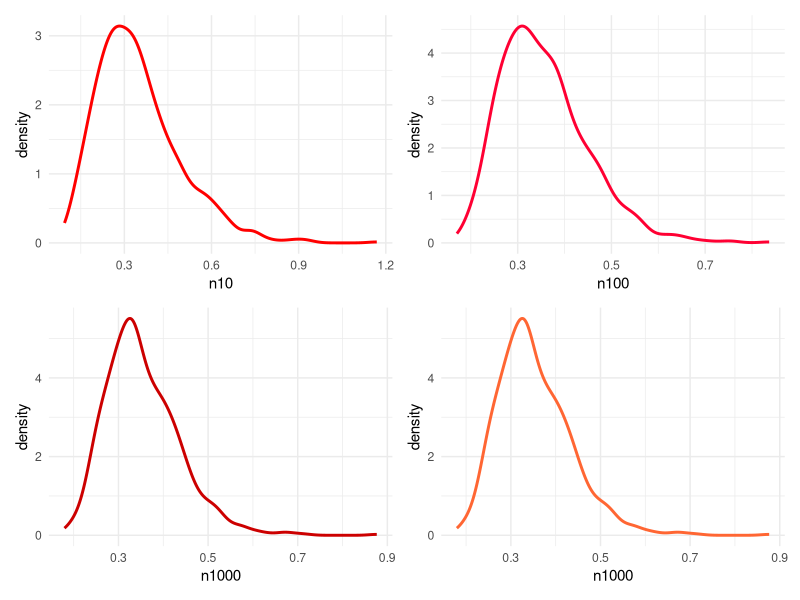
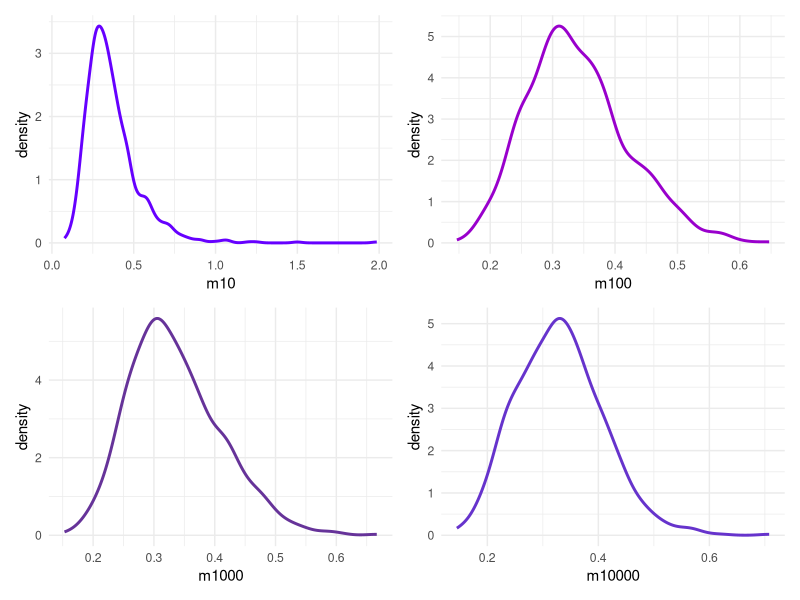
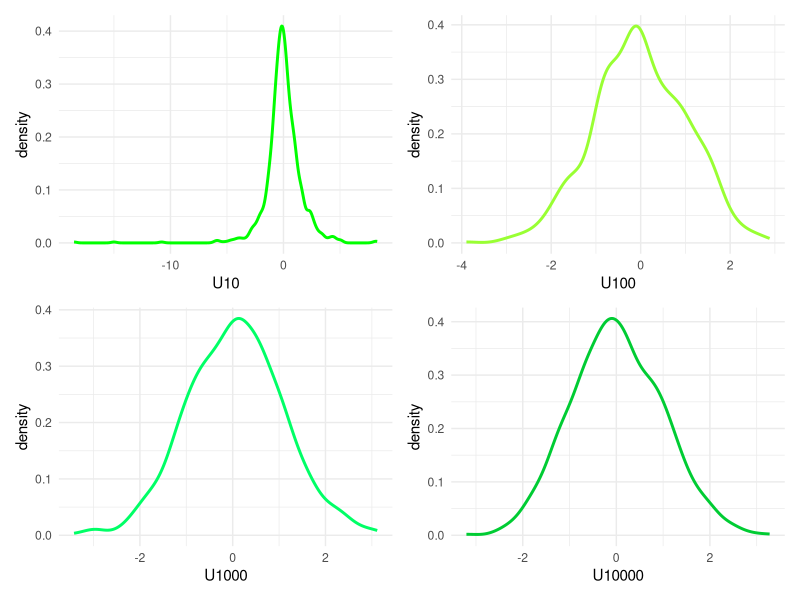

These charts were generated, in order, by the following R code: (Note: this script raises an error after producing the figures.)
## ---- chunk 1
library(dplyr)
library(ggplot2)
library(patchwork)
set.seed(1)
## ---- chunk 2
#Definimos nuestras lambdas
lambda1 <- 5
lambda2 <- 15

simulaciones <- function(n,m){
  X<-rexp(n, rate = 1/lambda1)
  Y<-rexp(m, rate = 1/lambda2)
  PromX <- mean(X)
  PromY <- mean(Y)
  resultado <- PromX/PromY
  return(resultado)
}

n10 <- replicate(1000, simulaciones(10,20))
df_simuls_n10 <- data.frame(simulaciones = n10)
densidadn10 <- df_simuls_n10 %>% ggplot() +
  geom_density(aes(x = n10), color = "#FF0000", size = 1) +
  theme_minimal()

n100 <- replicate(1000, simulaciones(100,20))
df_simuls_n100 <- data.frame(simulaciones = n100)
densidadn100 <- df_simuls_n100 %>% ggplot() +
  geom_density(aes(x = n100), color = "#FF0033", size = 1) +
  theme_minimal()

n1000 <- replicate(1000, simulaciones(1000,20))
df_simuls_n1000 <- data.frame(simulaciones = n1000)
densidadn1000 <- df_simuls_n1000 %>% ggplot() +
  geom_density(aes(x = n1000), color = "#CC0000", size = 1) +
  theme_minimal()

n10000 <- replicate(1000, simulaciones(1000,20))
df_simuls_n10000 <- data.frame(simulaciones = n1000)
densidadn10000 <- df_simuls_n1000 %>% ggplot() +
  geom_density(aes(x = n1000), color = "#FF6633", size = 1) +
  theme_minimal()

(densidadn10 | densidadn100) / (densidadn1000 | densidadn10000)
## ---- chunk 3
m10 <- replicate(1000, simulaciones(20,10))
df_simuls_m10 <- data.frame(simulaciones = m10)
densidadm10 <- df_simuls_m10 %>% ggplot() +
  geom_density(aes(x = m10), color = "#6600FF", size = 1) +
  theme_minimal()

m100 <- replicate(1000, simulaciones(20,100))
df_simuls_m100 <- data.frame(simulaciones = m100)
densidadm100 <- df_simuls_m100 %>% ggplot() +
  geom_density(aes(x = m100), color = "#9900CC", size = 1) +
  theme_minimal()

m1000 <- replicate(1000, simulaciones(20,1000))
df_simuls_m1000 <- data.frame(simulaciones = m1000)
densidadm1000 <- df_simuls_m1000 %>% ggplot() +
  geom_density(aes(x = m1000), color = "#663399", size = 1) +
  theme_minimal()

m10000 <- replicate(1000, simulaciones(20,1000))
df_simuls_m10000 <- data.frame(simulaciones = m10000)
densidadm10000 <- df_simuls_m10000 %>% ggplot() +
  geom_density(aes(x = m10000), color = "#6633CC", size = 1) +
  theme_minimal()

(densidadm10 | densidadm100) / (densidadm1000 | densidadm10000)
## ---- chunk 4
simulacionesU <- function(n){
  X <- sum(rnorm(n, mean = 0, sd = 1))
  Y <- sum(rnorm(n, mean = 0, sd = 1)^2)
  U <- (sqrt(n)*X)/Y
  return(U)
}
U10 <- replicate(1000, simulacionesU(10))
U100 <- replicate(1000, simulacionesU(100))
U1000 <- replicate(1000, simulacionesU(1000))
U10000 <- replicate(1000, simulacionesU(10000))

df_simuls_U10 <- data.frame(simulaciones = U10)
densidadU10 <- df_simuls_U10 %>% ggplot() +
  geom_density(aes(x = U10), color = "#00FF00", size = 1) +
  theme_minimal()

df_simuls_U100 <- data.frame(simulaciones = U100)
densidadU100 <- df_simuls_U100 %>% ggplot() +
  geom_density(aes(x = U100), color = "#99FF33", size = 1) +
  theme_minimal()

df_simuls_U1000 <- data.frame(simulaciones = U1000)
densidadU1000 <- df_simuls_U10 %>% ggplot() +
  geom_density(aes(x = U1000), color = "#00FF66", size = 1) +
  theme_minimal()

df_simuls_U10000 <- data.frame(simulaciones = U10000)
densidadU10000 <- df_simuls_U10000 %>% ggplot() +
  geom_density(aes(x = U10000), color = "#00CC33", size = 1) +
  theme_minimal()

(densidadU10 | densidadU100) / (densidadU1000 | densidadU10000)
## ---- chunk 5
a <- 0
b <- 5
esp <- (a + b)/2
var <- ((b-a)**2)/12
## n = 10
n10 <- 10
simulaciones <- replicate(n, {
  U <- max(runif(n10, min = a, max = b)) - 5
  (U - esp) / sqrt(var/n)
})
df_simuls <- data.frame(simulaciones = simulaciones)
densidad3_1 <- df_simuls %>% ggplot() +
  geom_density(aes(x = simulaciones), color = "#00CCCC", size = 1) +
  theme_minimal()

## n = 100
n10 <- 100
simulaciones <- replicate(n, {
  U <- max(runif(n100, min = a, max = b)) - 5
  (U - esp) / sqrt(var/n)
})
df_simuls <- data.frame(simulaciones = simulaciones)
densidad3_2 <- df_simuls %>% ggplot() +
  geom_density(aes(x = simulaciones), color = "#33CC99", size = 1) +
  theme_minimal()

## n = 1000
n10 <- 1000
simulaciones <- replicate(n, {
  U <- max(runif(n1000, min = a, max = b)) - 5
  (U - esp) / sqrt(var/n)
})
df_simuls <- data.frame(simulaciones = simulaciones)
densidad3_3 <- df_simuls %>% ggplot() +
  geom_density(aes(x = simulaciones), color = "#009999", size = 1) +
  theme_minimal()

## n = 10000
n10 <- 10000
simulaciones <- replicate(n, {
  U <- max(runif(n10000, min = a, max = b)) - 5
  (U - esp) / sqrt(var/n)
})
df_simuls <- data.frame(simulaciones = simulaciones)
densidad3_4 <- df_simuls %>% ggplot() +
  geom_density(aes(x = simulaciones), color = "#669999", size = 1) +
  theme_minimal()

(densidad3_1 | densidad3_2) / (densidad3_3 | densidad3_4)
## ---- chunk 6
caras <- 1:6
num_dados <- 3
### n = 100
n = 100
num_sim <- n
vector_simuls <- c()
for(i in 1:num_sim){
  simulacion <- sample(x = caras, size = num_dados, replace = TRUE)
  valor_simulacion <- sum(simulacion)
  vector_simuls <- c(vector_simuls,valor_simulacion)
}
df <- data.frame(suma = vector_simuls)
head(df)
grafica4_1 <- df %>% ggplot() +
  geom_histogram(aes(x = suma,
                     y=..count../sum(..count..)),linewidth=1, fill = "#99CCFF") +
  ggtitle("Densidad de la suma n=100") +
  ylab("f") + xlab("Suma") + theme_light()
### n = 1000
n = 1000
num_sim <- n
vector_simuls <- c()
for(i in 1:num_sim){
  simulacion <- sample(x = caras, size = num_dados, replace = TRUE)
  valor_simulacion <- sum(simulacion)
  vector_simuls <- c(vector_simuls,valor_simulacion)
}
df <- data.frame(suma = vector_simuls)
head(df)
grafica4_2 <- df %>% ggplot() +
  geom_histogram(aes(x = suma,
                     y=..count../sum(..count..)),linewidth=1, fill = "#33CC99") +
  ggtitle("Densidad de la suma n=1000") +
  ylab("f") + xlab("Suma") + theme_light()
### n = 10000
n = 10000
num_sim <- n
vector_simuls <- c()
for(i in 1:num_sim){
  simulacion <- sample(x = caras, size = num_dados, replace = TRUE)
  valor_simulacion <- sum(simulacion)
  vector_simuls <- c(vector_simuls,valor_simulacion)
}
df <- data.frame(suma = vector_simuls)
head(df)
grafica4_3 <- df %>% ggplot() +
  geom_histogram(aes(x = suma,
                     y=..count../sum(..count..)),linewidth=1, fill = "#FFCC00") +
  ggtitle("Densidad de la suma n=100000") +
  ylab("f") + xlab("Suma") + theme_light()
### n = 100000
n = 100000
num_sim <- n
vector_simuls <- c()
for(i in 1:num_sim){
  simulacion <- sample(x = caras, size = num_dados, replace = TRUE)
  valor_simulacion <- sum(simulacion)
  vector_simuls <- c(vector_simuls,valor_simulacion)
}
df <- data.frame(suma = vector_simuls)
head(df)
grafica4_4 <- df %>% ggplot() +
  geom_histogram(aes(x = suma,
                     y=..count../sum(..count..)),linewidth=1, fill = "#FF0033") +
  ggtitle("Densidad de la suma n=10000") +
  ylab("f") + xlab("Suma") + theme_light()
## ---- chunk 7
(grafica4_1 | grafica4_2) / (grafica4_3 | grafica4_4)
## ---- chunk 8
simuls_satisfacen <- vector_simuls <= 3
str(simuls_satisfacen)
i <- 10
vector_simuls[1:i]
satisfacen <- simuls_satisfacen[1:i]
satisfacen
proba_estimada <- sum(satisfacen)/length(satisfacen)
proba_estimada
probabilidades_estimadas <- c()
for(i in 10:length(simuls_satisfacen)){
  satisfacen <- simuls_satisfacen[1:i]
  proba_estimada <- sum(satisfacen)/length(satisfacen)
  probabilidades_estimadas <- c(probabilidades_estimadas, proba_estimada)
}
df_probas <- data.frame(n = 10:length(simuls_satisfacen),
                        probabilidades = probabilidades_estimadas)
df_probas %>% tail()
df_probas %>% ggplot() +
  geom_line(color = '#CC6600',aes(x = n, y = probabilidades)) +
  theme_light()
## ---- chunk 9
bolas <- 1:7
num_bolas <- 2
### n = 100
n = 100
num_sim <- n
vector_simuls <- c()
for(i in 1:num_sim){
  simulacion <- sample(x = bolas, size = num_bolas, replace = FALSE)
  valor_simulacion <- sum(simulacion)
  vector_simuls <- c(vector_simuls,valor_simulacion)
}
df <- data.frame(suma = vector_simuls)
head(df)
grafica5_1 <- df %>% ggplot() +
  geom_histogram(aes(x = suma,
                     y=..count../sum(..count..)),linewidth=1, fill = "#FF99FF") +
  ggtitle("Densidad de la suma n=100") +
  ylab("f") + xlab("Suma") + theme_light()
### n = 1000
n = 1000
num_sim <- n
vector_simuls <- c()
for(i in 1:num_sim){
  simulacion <- sample(x = caras, size = num_dados, replace = FALSE)
  valor_simulacion <- sum(simulacion)
  vector_simuls <- c(vector_simuls,valor_simulacion)
}
df <- data.frame(suma = vector_simuls)
head(df)
grafica5_2 <- df %>% ggplot() +
  geom_histogram(aes(x = suma,
                     y=..count../sum(..count..)),linewidth=1, fill = "#FF66FF") +
  ggtitle("Densidad del producto n=1000") +
  ylab("f") + xlab("producto") + theme_light()
### n = 10000
n = 10000
num_sim <- n
vector_simuls <- c()
for(i in 1:num_sim){
  simulacion <- sample(x = caras, size = num_dados, replace = FALSE)
  valor_simulacion <- sum(simulacion)
  vector_simuls <- c(vector_simuls,valor_simulacion)
}
df <- data.frame(suma = vector_simuls)
head(df)
grafica5_3 <- df %>% ggplot() +
  geom_histogram(aes(x = suma,
                     y=..count../sum(..count..)),linewidth=1, fill = "#CC3399") +
  ggtitle("Densidad de la suma n=10000") +
  ylab("f") + xlab("Suma") + theme_light()
### n = 100000
n = 100000
num_sim <- n
vector_simuls <- c()
for(i in 1:num_sim){
  simulacion <- sample(x = caras, size = num_dados, replace = FALSE)
  valor_simulacion <- sum(simulacion)
  vector_simuls <- c(vector_simuls,valor_simulacion)
}
df <- data.frame(suma = vector_simuls)
head(df)
grafica5_4 <- df %>% ggplot() +
  geom_histogram(aes(x = suma,
                     y=..count../sum(..count..)),linewidth=1, fill = "#660066") +
  ggtitle("Densidad de la suma n=100000") +
  ylab("f") + xlab("Suma") + theme_light()
## ---- chunk 10
(grafica5_1 | grafica5_2) / (grafica5_3 | grafica5_4)
## ---- chunk 11
simuls_satisfacen <- vector_simuls <= 10
str(simuls_satisfacen)
i <- 10
vector_simuls[1:i]
satisfacen <- simuls_satisfacen[1:i]
satisfacen
proba_estimada <- sum(satisfacen)/length(satisfacen)
proba_estimada
probabilidades_estimadas <- c()
for(i in 10:length(simuls_satisfacen)){
  satisfacen <- simuls_satisfacen[1:i]
  proba_estimada <- sum(satisfacen)/length(satisfacen)
  probabilidades_estimadas <- c(probabilidades_estimadas, proba_estimada)
}
df_probas <- data.frame(n = 10:length(simuls_satisfacen),
                        probabilidades = probabilidades_estimadas)
df_probas %>% tail()
df_probas %>% ggplot() +
  geom_line(color = '#FF3366',aes(x = n, y = probabilidades)) +
  theme_light()
## ---- chunk 12
bolas <- 1:7
num_bolas <- 2
### n = 100
n = 100
num_sim <- n
vector_simuls <- c()
for(i in 1:num_sim){
  simulacion <- sample(x = bolas, size = num_bolas, replace = TRUE)
  valor_simulacion <- sum(simulacion)
  vector_simuls <- c(vector_simuls,valor_simulacion)
}
df <- data.frame(suma = vector_simuls)
head(df)
grafica6_1 <- df %>% ggplot() +
  geom_histogram(aes(x = suma,
                     y=..count../sum(..count..)),linewidth=1, fill = "#FFCC66") +
  ggtitle("Densidad de la suma n=100") +
  ylab("f") + xlab("Suma") + theme_light()
### n = 1000
n = 1000
num_sim <- n
vector_simuls <- c()
for(i in 1:num_sim){
  simulacion <- sample(x = caras, size = num_dados, replace = TRUE)
  valor_simulacion <- sum(simulacion)
  vector_simuls <- c(vector_simuls,valor_simulacion)
}
df <- data.frame(suma = vector_simuls)
head(df)
grafica6_2 <- df %>% ggplot() +
  geom_histogram(aes(x = suma,
                     y=..count../sum(..count..)),linewidth=1, fill = "#FFCC33") +
  ggtitle("Densidad de la suma n=1000") +
  ylab("f") + xlab("Suma") + theme_light()
### n = 10000
n = 10000
num_sim <- n
vector_simuls <- c()
for(i in 1:num_sim){
  simulacion <- sample(x = caras, size = num_dados, replace = TRUE)
  valor_simulacion <- sum(simulacion)
  vector_simuls <- c(vector_simuls,valor_simulacion)
}
df <- data.frame(suma = vector_simuls)
head(df)
grafica6_3 <- df %>% ggplot() +
  geom_histogram(aes(x = suma,
                     y=..count../sum(..count..)),linewidth=1, fill = "#FFCC00") +
  ggtitle("Densidad de la suma n=10000") +
  ylab("f") + xlab("Suma") + theme_light()
### n = 100000
n = 100000
num_sim <- n
vector_simuls <- c()
for(i in 1:num_sim){
  simulacion <- sample(x = caras, size = num_dados, replace = TRUE)
  valor_simulacion <- sum(simulacion)
  vector_simuls <- c(vector_simuls,valor_simulacion)
}
df <- data.frame(suma = vector_simuls)
head(df)
grafica6_4 <- df %>% ggplot() +
  geom_histogram(aes(x = suma,
                     y=..count../sum(..count..)),linewidth=1, fill = "#CC9900") +
  ggtitle("Densidad de la suma n=100000") +
  ylab("f") + xlab("Suma") + theme_light()
## ---- chunk 13
(grafica6_1 | grafica6_2) / (grafica6_3 | grafica6_4)
## ---- chunk 14
simuls_satisfacen <- vector_simuls <= 10
str(simuls_satisfacen)
i <- 10
vector_simuls[1:i]
satisfacen <- simuls_satisfacen[1:i]
satisfacen
proba_estimada <- sum(satisfacen)/length(satisfacen)
proba_estimada
probabilidades_estimadas <- c()
for(i in 10:length(simuls_satisfacen)){
  satisfacen <- simuls_satisfacen[1:i]
  proba_estimada <- sum(satisfacen)/length(satisfacen)
  probabilidades_estimadas <- c(probabilidades_estimadas, proba_estimada)
}
df_probas <- data.frame(n = 10:length(simuls_satisfacen),
                        probabilidades = probabilidades_estimadas)
df_probas %>% tail()
df_probas %>% ggplot() +
  geom_line(color = '#CC9933',aes(x = n, y = probabilidades)) +
  theme_light()
## ---- chunk 15
claves <- 1:50
num_claves <- 1
### n = 100
n = 100
num_sim <- n
vector_simuls <- c()
for(i in 1:num_sim){
  simulacion <- sample(x = claves, size = num_claves, replace = FALSE)
  valor_simulacion <- sum(simulacion)
  vector_simuls <- c(vector_simuls,valor_simulacion)
}
df <- data.frame(cuenta = vector_simuls)
head(df)
grafica7_1 <- df %>% ggplot() +
  geom_histogram(aes(x = cuenta,
                     y=..count../sum(..count..)),linewidth=1, fill = "#66CC00") +
  ggtitle("Densidad del num de estudiantes n=100") +
  ylab("f") + xlab("Estudiantes") + theme_light()
### n = 1000
n = 1000
num_sim <- n
vector_simuls <- c()
for(i in 1:num_sim){
  simulacion <- sample(x = claves, size = num_claves, replace = FALSE)
  valor_simulacion <- sum(simulacion)
  vector_simuls <- c(vector_simuls,valor_simulacion)
}
df <- data.frame(cuenta = vector_simuls)
head(df)
grafica7_2 <- df %>% ggplot() +
  geom_histogram(aes(x = cuenta,
                     y=..count../sum(..count..)),linewidth=1, fill = "#66CC33") +
  ggtitle("Densidad del num de estudiantes n=1000") +
  ylab("f") + xlab("Estudiantes") + theme_light()
### n = 10000
n = 10000
num_sim <- n
vector_simuls <- c()
for(i in 1:num_sim){
  simulacion <- sample(x = claves, size = num_claves, replace = FALSE)
  valor_simulacion <- sum(simulacion)
  vector_simuls <- c(vector_simuls,valor_simulacion)
}
df <- data.frame(cuenta = vector_simuls)
head(df)
grafica7_3 <- df %>% ggplot() +
  geom_histogram(aes(x = cuenta,
                     y=..count../sum(..count..)),linewidth=1, fill = "#99CC00") +
  ggtitle("Densidad del num de estudiantes n=10000") +
  ylab("f") + xlab("Estudiantes") + theme_light()
### n = 100000
n = 100000
num_sim <- n
vector_simuls <- c()
for(i in 1:num_sim){
  simulacion <- sample(x = claves, size = num_claves, replace = FALSE)
  valor_simulacion <- sum(simulacion)
  vector_simuls <- c(vector_simuls,valor_simulacion)
}
df <- data.frame(cuenta = vector_simuls)
head(df)
grafica7_4 <- df %>% ggplot() +
  geom_histogram(aes(x = cuenta,
                     y=..count../sum(..count..)),linewidth=1, fill = "#00CC33") +
  ggtitle("Densidad del num de estudiantes n=100000") +
  ylab("f") + xlab("Estudiantes") + theme_light()
## ---- chunk 16
(grafica7_1 | grafica7_2) / (grafica7_3 | grafica7_4)
## ---- chunk 17
simuls_satisfacen <- vector_simuls <= 15
str(simuls_satisfacen)
i <- 10
vector_simuls[1:i]
satisfacen <- simuls_satisfacen[1:i]
satisfacen
proba_estimada <- sum(satisfacen)/length(satisfacen)
proba_estimada
probabilidades_estimadas <- c()
for(i in 10:length(simuls_satisfacen)){
  satisfacen <- simuls_satisfacen[1:i]
  proba_estimada <- sum(satisfacen)/length(satisfacen)
  probabilidades_estimadas <- c(probabilidades_estimadas, proba_estimada)
}
df_probas <- data.frame(n = 10:length(simuls_satisfacen),
                        probabilidades = probabilidades_estimadas)
df_probas %>% tail()
df_probas %>% ggplot() +
  geom_line(color = "#006600",aes(x = n, y = probabilidades)) +
  theme_light()
## ---- chunk 18
suma_unif <- function() {
  suma <- 0
  n <- 0
  while (suma < 1) {
    suma <- suma + runif(1)
    n <- n + 1
  }
  return(n)
}
valores <- c(100, 1000, 10000, 100000)

densidad <- lapply(valores, function(n) {
  N <- replicate(n, suma_unif())
  den <- frecuencia_relativa(N)
  return(den)
})

grafica_den <- function(pmf, n) {
  df <- data.frame(x = as.numeric(names(pmf)), y = as.vector(pmf))
  ggplot(df, aes(x = x, y = y)) +
    geom_bar(stat = "identity", fill = "#666699") +
    ggtitle(paste("Función de masa de probabilidad para n =", n)) +
    xlab("X") +
    ylab("Probabilidad") +
    theme_minimal()
}
grafica8 <- mapply(grafica_den, densidad, valores, SIMPLIFY = FALSE)
## ---- chunk 19
(grafica8[[1]] / grafica8[[2]]) | (grafica8[[3]] / grafica8[[4]])
## ---- chunk 20
valores_nvo <- 10:10000
esp_n <- sapply(valores_nvo, function(n) {
  N <- replicate(n, suma_unif())
  esp_n <- mean(N)
  return(esp_n)
})

grafica_esp <- ggplot(data.frame(n = valores_nvo, valor_esp = esp_n), aes(x = n, y = valor_esp)) +
  geom_line(color = "#330066") +
  ggtitle("Valor esperado estimado de E(N)") +
  xlab("n") +
  ylab("Valor esperado") +
  theme_minimal()
grafica_esp
## ---- chunk 21
a <- 0
b <- 1
esp <- (a + b)/2
var <- ((b-a)**2)/12
## n = 100
n <- 100
simulaciones <- c()
for(i in 2:n){  
  simulaciones <- replicate(n, {
    U <- sort(runif(n, min = a, max = b))[2]
    (U - esp) / sqrt(var/n)
  })
}
df_simuls <- data.frame(simulaciones = simulaciones)
densidad9_1 <- df_simuls %>% ggplot() +
  geom_density(aes(x = simulaciones), color = "#0000FF", size = 1) +
  ggtitle("Densidad del X(2), con n=100") +
  ylab("f") + xlab("Densidad") + theme_light()
## n = 1000
n <- 1000
simulaciones <- c()
simulaciones <- replicate(n, {
  U <- sort(runif(n, min = a, max = b))[2]
  (U - esp) / sqrt(var/n)
})

df_simuls <- data.frame(simulaciones = simulaciones)
densidad9_2 <- df_simuls %>% ggplot() +
  geom_density(aes(x = simulaciones), color = "#3300FF", size = 1) +
  ggtitle("Densidad del X(2), con n=1000") +
  ylab("f") + xlab("Densidad") + theme_light()
## n = 10000
n <- 10000
simulaciones <- c()
simulaciones <- replicate(n, {
  U <- sort(runif(n, min = a, max = b))[2]
  (U - esp) / sqrt(var/n)
})

df_simuls <- data.frame(simulaciones = simulaciones)
densidad9_3 <- df_simuls %>% ggplot() +
  geom_density(aes(x = simulaciones), color = "#0000CC", size = 1) +
  ggtitle("Densidad del X(2), con n=10000") +
  ylab("f") + xlab("Densidad") + theme_light()
## n = 100000
n <- 100000
simulaciones <- c()
simulaciones <- replicate(n, {
  U <- sort(runif(n, min = a, max = b))[2]
  (U - esp) / sqrt(var/n)
})

df_simuls <- data.frame(simulaciones = simulaciones)
densidad9_4 <- df_simuls %>% ggplot() +
  geom_density(aes(x = simulaciones), color = "#330099", size = 1) +
  ggtitle("Densidad del X(2), con n=100000") +
  ylab("f") + xlab("Densidad") + theme_light()
## ---- chunk 22
(densidad9_1 | densidad9_2) / (densidad9_3 | densidad9_4)
## ---- chunk 23
## n = 100
n <- 100 
N <- 10000

med100 <- replicate(N, median(runif(n, -1, 1)))
dens100 <- density(med100)

## n = 1000
n <- 1000 
N <- 10000

med1000 <- replicate(N, median(runif(n, -1, 1)))
dens1000 <- density(med1000)

## n = 10000
n <- 10000
N <- 10000

med10000 <- replicate(N, median(runif(n, -1, 1)))
dens10000 <- density(med10000)

## n = 100000
n <- 100000 
N <- 10000

med100000 <- replicate(N, median(runif(n, -1, 1)))
dens100000 <- density(med100000)
## ---- chunk 24
par(mfrow = c(2, 2))
plot(dens100, main = paste0("n = ", n), xlim = c(-1, 1))
plot(dens1000, main = paste0("n = ", n), xlim = c(-1, 1))
plot(dens10000, main = paste0("n = ", n), xlim = c(-1, 1))
plot(dens100000, main = paste0("n = ", n), xlim = c(-1, 1))
## ---- chunk 25
var <- 999  # 999 uniformes(-1,1) + 1 unif(200,300)
var2 <- 1 
vector_unif <- c()
vector_simuls <- c()
xmed_arit <- c()
## n = 100
n <- 100
for(i in 1:n){  
  vector_unif <- runif(var,min = -1, max = 1)
  unif2 <- runif(var2,200,300)
  vector_unif <- c(vector_unif, unif2)
  suma_variables <- sum(vector_unif)
  med_arit <- (1/(num_var + num_var2))*suma_variables
  xmed_arit[i] <- med_arit
}
df <- data.frame(media = xmed_arit)
grafica11_1 <- df %>% ggplot() + 
  geom_histogram(aes(x = media ,
                     y = after_stat(count)/sum(after_stat(count))),
                 size = 1, fill = "#FF9900") + 
  ggtitle("Densidad con n = 100 simulaciones") +
  ylab("f(x)") + xlab("N") + theme_light()
## n = 1000
n <- 1000
for(i in 1:n){  
  vector_unif <- runif(var,min = -1, max = 1)
  unif2 <- runif(var2,200,300)
  vector_unif <- c(vector_unif, unif2)
  suma_variables <- sum(vector_unif)
  med_arit <- (1/(num_var + num_var2))*suma_variables
  xmed_arit[i] <- med_arit
}
df <- data.frame(media = xmed_arit)
grafica11_2 <- df %>% ggplot() + 
  geom_histogram(aes(x = media ,
                     y = after_stat(count)/sum(after_stat(count))),
                 size = 1, fill = "#FF9933") + 
  ggtitle("Densidad con n = 1000 simulaciones") +
  ylab("f(x)") + xlab("N") + theme_light()
## n = 10000
n <- 10000
for(i in 1:n){  
  vector_unif <- runif(var,min = -1, max = 1)
  unif2 <- runif(var2,200,300)
  vector_unif <- c(vector_unif, unif2)
  suma_variables <- sum(vector_unif)
  med_arit <- (1/(num_var + num_var2))*suma_variables
  xmed_arit[i] <- med_arit
}
df <- data.frame(media = xmed_arit)
grafica11_3 <- df %>% ggplot() + 
  geom_histogram(aes(x = media ,
                     y = after_stat(count)/sum(after_stat(count))),
                 size = 1, fill = "#CC6600") + 
  ggtitle("Densidad con n = 10000 simulaciones") +
  ylab("f(x)") + xlab("N") + theme_light()
## n = 100000
n <- 100000
for(i in 1:n){  
  vector_unif <- runif(var,min = -1, max = 1)
  unif2 <- runif(var2,200,300)
  vector_unif <- c(vector_unif, unif2)
  suma_variables <- sum(vector_unif)
  med_arit <- (1/(num_var + num_var2))*suma_variables
  xmed_arit[i] <- med_arit
}
df <- data.frame(media = xmed_arit)
grafica11_4 <- df %>% ggplot() + 
  geom_histogram(aes(x = media ,
                     y = after_stat(count)/sum(after_stat(count))),
                 size = 1, fill = "#CC6633") + 
  ggtitle("Densidad con n = 100000 simulaciones") +
  ylab("f(x)") + xlab("N") + theme_light()
## ---- chunk 26
(grafica11_1 | grafica11_2) / (grafica11_3 | grafica11_4)
## ---- chunk 27
## n = 100
n <- 100  
N <- 10000  

med100 <- replicate(N, median(rexp(n)))
dens100 <- density(med100)

## n = 1000
n <- 1000 
N <- 10000

med1000 <- replicate(N, median(rexp(n)))
dens1000 <- density(med1000)

## n = 10000
n <- 10000
N <- 10000

med10000 <- replicate(N, median(rexp(n)))
dens10000 <- density(med10000)

## n = 100000
n <- 100000 
N <- 10000

med100000 <- replicate(N, median(rexp(n)))
dens100000 <- density(med100000)
## ---- chunk 28
par(mfrow = c(2, 2))
plot(dens100, main = paste0("n = ", n), xlim = c(0, 4))
plot(dens1000, main = paste0("n = ", n), xlim = c(0, 4))
plot(dens10000, main = paste0("n = ", n), xlim = c(0, 4))
plot(dens100000, main = paste0("n = ", n), xlim = c(0, 4))
## ---- chunk 29
n_val <- c(100, 1000, 10000, 100000)
n_sim <- 10000

prom_t <- function(n) {
  X <- rt(n, df = 1)
  prom <- mean(X)
  return(prom)
}

prom_nt <- function(n) {
  sapply(1:n_sim, function(x) prom_t(n))
}

dens_t <- lapply(n_values, function(n) {
  simulations <- prom_nt(n)
  density(simulations)
})
grafica_t <- function(pdf, n) {
  df <- data.frame(x = pdf$x, y = pdf$y)
  p <- ggplot(df, aes(x = x, y = y)) +
    geom_line() +
    labs(title = paste0("n = ", n),
         x = "¯X",
         y = "Densidad")
  return(p)
}

grafica13 <- mapply(grafica_t, dens_t, n_val, SIMPLIFY = FALSE)
## ---- chunk 30
(grafica13[[1]] | grafica13[[2]]) / (grafica13[[3]] | grafica13[[4]])
## ---- chunk 31
caras <- 1:6
dados <- 2
n <- 100000
vector_simuls <- c()

for(i in 1:n){
  simulacion <- sample(x =caras, size = dados, replace= TRUE)
  valor_sim <- sum(simulacion)
  vector_simuls <- c(vector_simuls,valor_sim)
}
df <- data.frame(suma = vector_simuls)

grafica14_1 <- df %>% ggplot() + 
  geom_histogram(aes(x = suma,
                     y = after_stat(count)/sum(after_stat(count))),
                 linewidth = 1, fill = "#FF6600") + 
  ggtitle("Densidad de la suma con n = 100,000") +
  ylab("f(x)") + xlab("Suma") + theme_light()
grafica14_1
## ---- chunk 32
hex1 <- c(5,5,5,5,5,5)
hex2 <- c(2,2,2,6,6,6)
n <- 100000
vector_simuls <- c()

for(i in 1:n){
  sim1 <- sample(x = hex1, size = 1)
  sim2 <- sample(x = hex2, size = 1)
  valor_sim <- sim1 + sim2
  vector_simuls <- c(vector_simuls,valor_sim)
}
df <- data.frame(suma = vector_simuls)

grafica14_2 <- df %>% ggplot() + 
  geom_histogram(aes(x = suma,
                     y = after_stat(count)/sum(after_stat(count))),
                 linewidth = 1, fill = "#CC0099") + 
  ggtitle("Densidad de la suma con n = 100,000") +
  ylab("f(x)") + xlab("Suma") + theme_light()
grafica14_2
## ---- chunk 33
hex3 <- c(1,2,2,3,3,4)
hex4 <- c(1,3,4,5,6,8)
n <- 100000
vector_simuls <- c()

for(i in 1:n){
  sim3 <- sample(x = hex3, size = 1)
  sim4 <- sample(x = hex4, size = 1)
  valor_sim <- sim3 + sim4
  vector_simuls <- c(vector_simuls,valor_sim)
}
df <- data.frame(suma = vector_simuls)

grafica14_3 <- df %>% ggplot() + 
  geom_histogram(aes(x = suma,
                     y = after_stat(count)/sum(after_stat(count))),
                 linewidth = 1, fill = "#009966") + 
  ggtitle("Densidad de la suma con n = 100,000") +
  ylab("f(x)") + xlab("Suma") + theme_light()
grafica14_3
